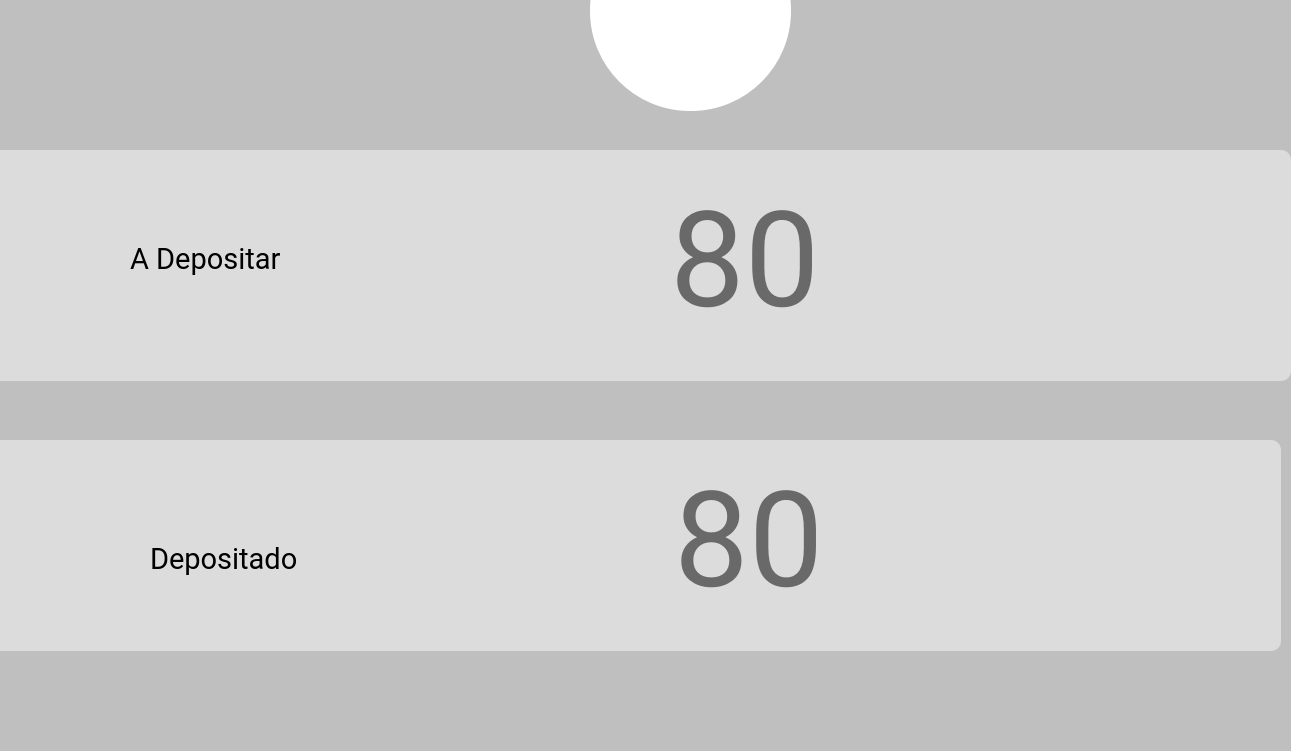
    <widget class="QGroupBox" name="groupBox_3">
     <property name="geometry">
      <rect>
       <x>390</x>
       <y>-10</y>
       <width>1291</width>
       <height>751</height>
      </rect>
     </property>
     <property name="styleSheet">
      <string notr="true">background-color:rgb(191, 191, 191)
;border-radius:10%;</string>
     </property>
     <property name="title">
      <string/>
     </property>
     <widget class="QLabel" name="label_154">
      <property name="geometry">
       <rect>
        <x>590</x>
        <y>-90</y>
        <width>201</width>
        <height>201</height>
       </rect>
      </property>
      <property name="font">
       <font>
        <family>Sans Serif</family>
        <pointsize>8</pointsize>
        <weight>75</weight>
        <bold>true</bold>
       </font>
      </property>
      <property name="styleSheet">
       <string notr="true">background-color: rgb(255, 255, 255);
border-radius:100%;</string>
      </property>
      <property name="lineWidth">
       <number>3</number>
      </property>
      <property name="text">
       <string/>
      </property>
      <property name="textFormat">
       <enum>Qt::PlainText</enum>
      </property>
      <property name="scaledContents">
       <bool>true</bool>
      </property>
     </widget>
     <widget class="QLabel" name="label_88">
      <property name="geometry">
       <rect>
        <x>630</x>
        <y>10</y>
        <width>111</width>
        <height>71</height>
       </rect>
      </property>
      <property name="font">
       <font>
        <family>Sans Serif</family>
        <pointsize>8</pointsize>
        <weight>75</weight>
        <bold>true</bold>
       </font>
      </property>
      <property name="styleSheet">
       <string notr="true">background-color:transparent;
color:white</string>
      </property>
      <property name="frameShape">
       <enum>QFrame::NoFrame</enum>
      </property>
      <property name="frameShadow">
       <enum>QFrame::Sunken</enum>
      </property>
      <property name="lineWidth">
       <number>3</number>
      </property>
      <property name="text">
       <string/>
      </property>
      <property name="textFormat">
       <enum>Qt::PlainText</enum>
      </property>
      <property name="pixmap">
       <pixmap>../../../../Pictures/outLogo.jpg</pixmap>
      </property>
      <property name="scaledContents">
       <bool>true</bool>
      </property>
     </widget>
     <widget class="QGroupBox" name="groupBox_19">
      <property name="geometry">
       <rect>
        <x>-10</x>
        <y>150</y>
        <width>1301</width>
        <height>231</height>
       </rect>
      </property>
      <property name="styleSheet">
       <string notr="true">background-color: rgb(128, 128, 128);
background-color:rgb(220, 220, 220);
border-radius:10%;</string>
      </property>
      <property name="title">
       <string/>
      </property>
      <widget class="QLabel" name="label_80">
       <property name="geometry">
        <rect>
         <x>-29</x>
         <y>-40</y>
         <width>251</width>
         <height>21</height>
        </rect>
       </property>
       <property name="font">
        <font>
         <family>Sans Serif</family>
         <pointsize>16</pointsize>
         <weight>75</weight>
         <italic>false</italic>
         <bold>true</bold>
        </font>
       </property>
       <property name="styleSheet">
        <string notr="true">background-color:transparent;
color:rgb(101, 179, 0)</string>
       </property>
       <property name="text">
        <string/>
       </property>
      </widget>
      <widget class="QWidget" name="layoutWidget_7">
       <property name="geometry">
        <rect>
         <x>520</x>
         <y>0</y>
         <width>396</width>
         <height>221</height>
        </rect>
       </property>
       <layout class="QGridLayout" name="gridLayout_9">
        <item row="0" column="7">
         <widget class="QLabel" name="label_9">
          <property name="text">
           <string/>
          </property>
         </widget>
        </item>
        <item row="0" column="1">
         <spacer name="horizontalSpacer_17">
          <property name="orientation">
           <enum>Qt::Horizontal</enum>
          </property>
          <property name="sizeHint" stdset="0">
           <size>
            <width>40</width>
            <height>20</height>
           </size>
          </property>
         </spacer>
        </item>
        <item row="0" column="5">
         <spacer name="horizontalSpacer_18">
          <property name="orientation">
           <enum>Qt::Horizontal</enum>
          </property>
          <property name="sizeHint" stdset="0">
           <size>
            <width>40</width>
            <height>20</height>
           </size>
          </property>
         </spacer>
        </item>
        <item row="0" column="3" colspan="2">
         <widget class="QLabel" name="lcobrar">
          <property name="sizePolicy">
           <sizepolicy hsizetype="MinimumExpanding" vsizetype="Preferred">
            <horstretch>0</horstretch>
            <verstretch>0</verstretch>
           </sizepolicy>
          </property>
          <property name="maximumSize">
           <size>
            <width>620</width>
            <height>16777212</height>
           </size>
          </property>
          <property name="font">
           <font>
            <family>Roboto</family>
            <pointsize>100</pointsize>
            <weight>50</weight>
            <italic>false</italic>
            <bold>false</bold>
           </font>
          </property>
          <property name="styleSheet">
           <string notr="true">background-color:rgb(220, 220,220);
color:rgb(105,105,105);
border-radius:40%</string>
          </property>
          <property name="lineWidth">
           <number>3</number>
          </property>
          <property name="text">
           <string>80</string>
          </property>
         </widget>
        </item>
        <item row="0" column="2">
         <widget class="QPushButton" name="bconfirmar_3">
          <property name="font">
           <font>
            <family>Roboto</family>
            <pointsize>24</pointsize>
            <weight>50</weight>
            <italic>false</italic>
            <bold>false</bold>
            <underline>false</underline>
           </font>
          </property>
          <property name="styleSheet">
           <string notr="true">background-color:transparent;
color:rgb(0, 0, 0);
border-radius:40%</string>
          </property>
          <property name="text">
           <string/>
          </property>
          <property name="icon">
           <iconset>
            <normaloff>iconos/dol.png</normaloff>iconos/dol.png</iconset>
          </property>
          <property name="iconSize">
           <size>
            <width>50</width>
            <height>50</height>
           </size>
          </property>
         </widget>
        </item>
       </layout>
      </widget>
      <widget class="QLabel" name="he_4">
       <property name="geometry">
        <rect>
         <x>140</x>
         <y>70</y>
         <width>295</width>
         <height>78</height>
        </rect>
       </property>
       <property name="font">
        <font>
         <family>Roboto</family>
         <pointsize>22</pointsize>
         <weight>50</weight>
         <italic>false</italic>
         <bold>false</bold>
        </font>
       </property>
       <property name="styleSheet">
        <string notr="true">background-color:transparent;
color:rgb(0, 0, 0);
</string>
       </property>
       <property name="text">
        <string>A Depositar</string>
       </property>
      </widget>
     </widget>
     <widget class="QGroupBox" name="groupBox_25">
      <property name="geometry">
       <rect>
        <x>-20</x>
        <y>440</y>
        <width>1301</width>
        <height>211</height>
       </rect>
      </property>
      <property name="styleSheet">
       <string notr="true">background-color: rgb(128, 128, 128);
background-color:rgb(220, 220, 220);
border-radius:10%;</string>
      </property>
      <property name="title">
       <string/>
      </property>
      <widget class="QLabel" name="label_81">
       <property name="geometry">
        <rect>
         <x>-29</x>
         <y>-40</y>
         <width>251</width>
         <height>21</height>
        </rect>
       </property>
       <property name="font">
        <font>
         <family>Sans Serif</family>
         <pointsize>16</pointsize>
         <weight>75</weight>
         <italic>false</italic>
         <bold>true</bold>
        </font>
       </property>
       <property name="styleSheet">
        <string notr="true">background-color:transparent;
color:rgb(101, 179, 0)</string>
       </property>
       <property name="text">
        <string/>
       </property>
      </widget>
      <widget class="QWidget" name="layoutWidget_11">
       <property name="geometry">
        <rect>
         <x>520</x>
         <y>0</y>
         <width>424</width>
         <height>201</height>
        </rect>
       </property>
       <layout class="QGridLayout" name="gridLayout_11">
        <item row="0" column="5">
         <spacer name="horizontalSpacer_32">
          <property name="orientation">
           <enum>Qt::Horizontal</enum>
          </property>
          <property name="sizeHint" stdset="0">
           <size>
            <width>40</width>
            <height>20</height>
           </size>
          </property>
         </spacer>
        </item>
        <item row="0" column="6">
         <widget class="QLabel" name="label_11">
          <property name="text">
           <string/>
          </property>
         </widget>
        </item>
        <item row="0" column="0">
         <spacer name="horizontalSpacer_31">
          <property name="orientation">
           <enum>Qt::Horizontal</enum>
          </property>
          <property name="sizeHint" stdset="0">
           <size>
            <width>40</width>
            <height>20</height>
           </size>
          </property>
         </spacer>
        </item>
        <item row="0" column="2" colspan="3">
         <widget class="QLabel" name="ldepositado">
          <property name="sizePolicy">
           <sizepolicy hsizetype="MinimumExpanding" vsizetype="Preferred">
            <horstretch>0</horstretch>
            <verstretch>0</verstretch>
           </sizepolicy>
          </property>
          <property name="maximumSize">
           <size>
            <width>620</width>
            <height>16777212</height>
           </size>
          </property>
          <property name="font">
           <font>
            <family>Roboto</family>
            <pointsize>100</pointsize>
            <weight>50</weight>
            <italic>false</italic>
            <bold>false</bold>
           </font>
          </property>
          <property name="styleSheet">
           <string notr="true">background-color:rgb(220, 220,220);
color:rgb(105,105,105);
border-radius:40%</string>
          </property>
          <property name="lineWidth">
           <number>3</number>
          </property>
          <property name="text">
           <string>80</string>
          </property>
         </widget>
        </item>
        <item row="0" column="1">
         <widget class="QPushButton" name="bconfirmar_6">
          <property name="font">
           <font>
            <family>Roboto</family>
            <pointsize>24</pointsize>
            <weight>50</weight>
            <italic>false</italic>
            <bold>false</bold>
            <underline>false</underline>
           </font>
          </property>
          <property name="styleSheet">
           <string notr="true">background-color:transparent;
color:rgb(0, 0, 0);
border-radius:40%</string>
          </property>
          <property name="text">
           <string/>
          </property>
          <property name="icon">
           <iconset>
            <normaloff>iconos/dol.png</normaloff>iconos/dol.png</iconset>
          </property>
          <property name="iconSize">
           <size>
            <width>50</width>
            <height>50</height>
           </size>
          </property>
         </widget>
        </item>
       </layout>
      </widget>
      <widget class="QLabel" name="he_6">
       <property name="geometry">
        <rect>
         <x>170</x>
         <y>100</y>
         <width>147</width>
         <height>38</height>
        </rect>
       </property>
       <property name="font">
        <font>
         <family>Roboto</family>
         <pointsize>22</pointsize>
         <weight>50</weight>
         <italic>false</italic>
         <bold>false</bold>
        </font>
       </property>
       <property name="styleSheet">
        <string notr="true">background-color:transparent;
color:rgb(0, 0, 0);
</string>
       </property>
       <property name="text">
        <string>Depositado</string>
       </property>
      </widget>
     </widget>
    </widget>
